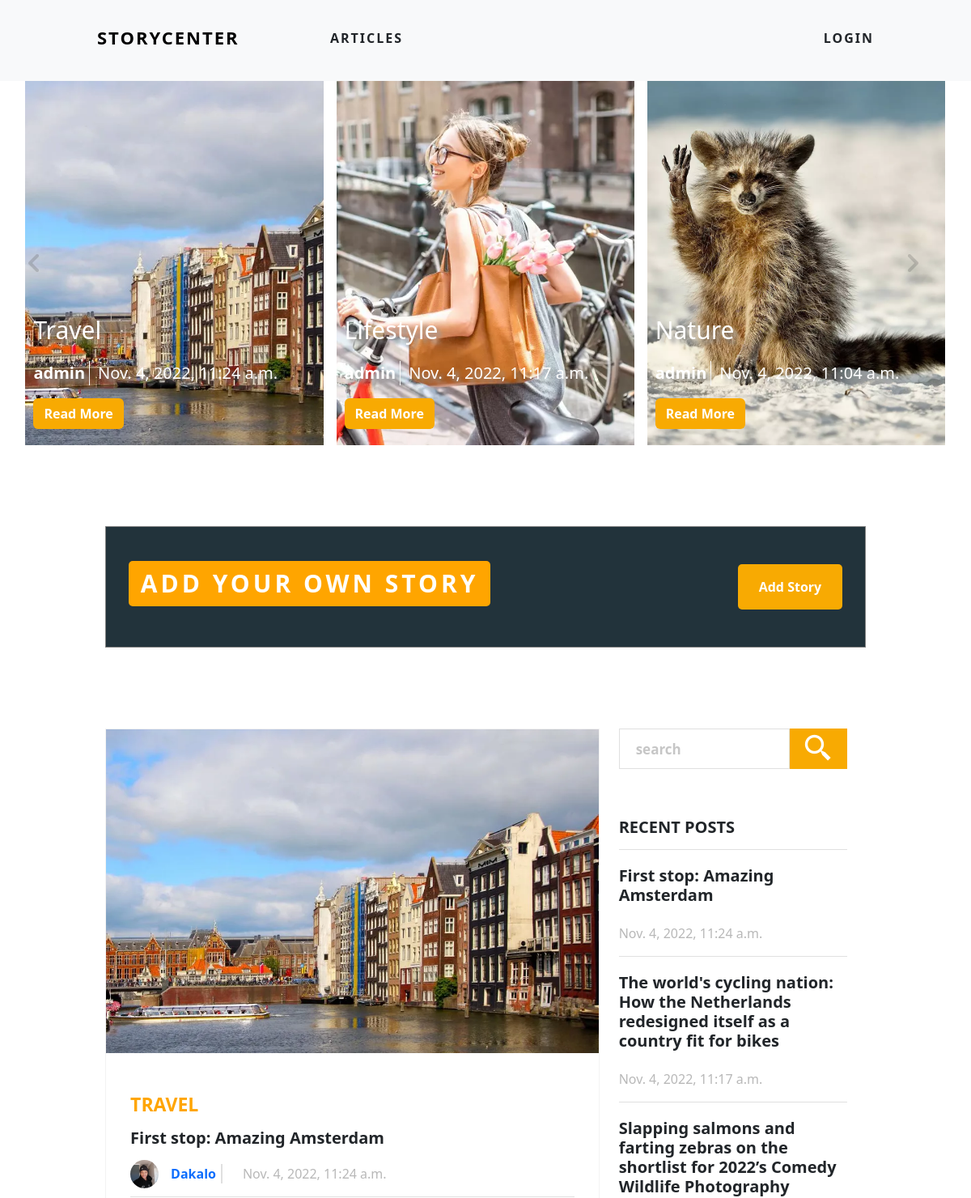
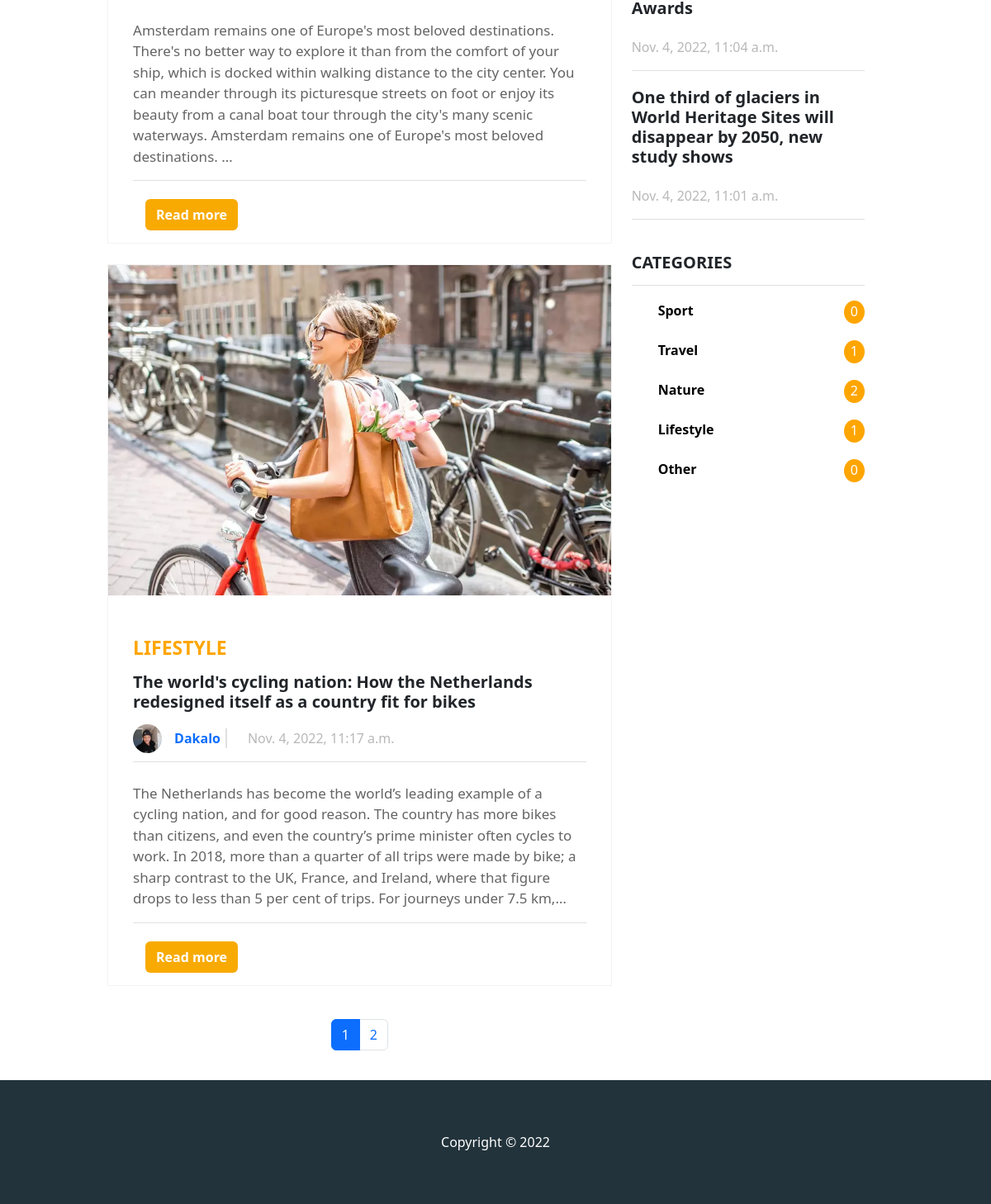
The page / on the database its author committed (2 pictures, top to bottom).
### articles/models.py (models this page shows, shortened)
class Article(models.Model):
    CATEGOTY = (
        ('Sport', 'Sport'),
        ('Nature', 'Nature'),
        ('Travel', 'Travel'),
        ('Lifestyle', 'Lifestyle'),
        ('Other', 'Other'),
    )
    category = models.CharField(max_length=255, blank=False, null=False,choices=CATEGOTY)
    author =  models.ForeignKey(User,blank=False, null=False ,on_delete=models.CASCADE)
    date_time= models.DateTimeField(default=datetime.datetime.now)
    topic = models.CharField(max_length=100, blank=False, null=False)
    intro = models.CharField(max_length=255, blank=False, null=False)
    story = models.TextField(blank=False, null=False)
    story_image = models.ImageField(null=False, blank=False, upload_to='images/')

### authors/models.py (models this page shows, shortened)
class Profile(models.Model):
    gender = (
        ("Male", "Male"),
        ("Female", "Female")
    )
    user = models.OneToOneField(User, null=False, blank=False, on_delete=models.CASCADE)
    gender = models.CharField(max_length=50, blank=False, null=True, choices=gender)
    bio = models.TextField(null=True, blank=True)
    profile_image = models.ImageField(null=True, blank=True, upload_to='images/')
    facebook_url = models.URLField(null=True, blank=True)
    twitter_url = models.URLField(null=True, blank=True)
    youtube_url = models.URLField(null=True, blank=True)
    web_url = models.URLField(null=True, blank=True)

### articles/views.py (the view)
# urls.py: 2. Add a URL to urlpatterns:  path('', views.home, name='home')
def home(request):
    article_list = Article.objects.all().order_by('-date_time')
    latest_stories_list = []
    for article in article_list:
        latest_stories_list.append(article)
        if len(latest_stories_list) >= 5:
           break
    paginator = Paginator(article_list, per_page= 2)
    page_number = request.GET.get('page',1)
    page_obj = paginator.get_page(page_number)
    count_data = get_article_count(Article)
    sport_count = count_data['sport_count']
    travel_count = count_data['travel_count']
    nature_count = count_data['nature_count']
    lifestyle_count = count_data['lifestyle_count']
    other_count = count_data['other_count']
    context = {
        'latest_stories_list': latest_stories_list,
        'page_number': int(page_number),
        'paginator': paginator,
        'article_list': page_obj.object_list,
        'sport_count': sport_count,
        'travel_count':travel_count,
        'nature_count': nature_count,
        'lifestyle_count': lifestyle_count,
        'other_count': other_count,
    }
    return render(request, 'articles/home.html', context)

### articles/utils.py (called while the page is built)
def get_article_count(artlicle):
    sport_articles_count = artlicle.objects.filter(category='Sport').count()
    travel_articles_count = artlicle.objects.filter(category='Travel').count()
    nature_articles_count = artlicle.objects.filter(category='Nature').count()
    lifestyle_articles_count = artlicle.objects.filter(category='Lifestyle').count()
    other_articles_count = artlicle.objects.filter(category='Other').count()
    return {
        'sport_count': sport_articles_count,
        'travel_count': travel_articles_count,
        'nature_count': nature_articles_count,
        'lifestyle_count': lifestyle_articles_count,
        'other_count': other_articles_count
    }

### articles/templates/articles/home.html (shortened to what this page needs)
{% extends 'articles/base.html' %}
{% load static %}
{% block content %}
     <div class=" wrapper ">
        <button class="prev-btn">
            <img src="{% static 'images/arrow.png' %}" alt="">
        </button>
        <button class="next-btn">
            <img src="{% static 'images/arrow.png' %}" alt="">
        </button>
        <div class="slider-container">
            {% for story in latest_stories_list %}
                    <div class=" story-card slide">
                        <img src="{{story.story_image.url}}" class="slide-image">
                        <div class="card-body">
                            <p class="category">{{story.category}}</p>
                            <div class="story-info">
                                <p class="story-author author-link"><a href="{% url 'profile' story.author.id %}">{{story.author.username}}</a></p>
                                <p class="story-date">{{story.date_time}}</p>
                            </div>
                            <a href="{% url 'article' story.id %}" class="btn btn-read-more">Read More</a>
                        </div>
                    </div>
            {% endfor %}
        </div>
    </div>
    <div class="bottom-section">
        <div class="action-bar">
            <h3>Add Your Own Story</h3>
            <a class=" btn btn-read-more add-story" href="{% url 'add_article' %}">Add Story</a>
        </div>
        <div class="article-section" id="article-section" >
            <div class="articles">
                <div class="closed">
                    {% for article in article_list %}
                        <div class="article">
                            <div class="article-image">
                                <img class="article-image-image" src="{{article.story_image.url}}" alt="">
                            </div>
                            <div class="article-content">
                                <div class="article-header-details">
                                    <h5 class="category">{{article.category}}</h5>
                                    <h5 class="title">{{article.topic}}</h5>
                                    <div class="admin-stuff">
                                        <div class="admin-identity">
                                            {% if article.author.profile.profile_image %}
                                                <div class="admin-identity-image">
                                                    <img class="article-profile-image" src="{{article.author.profile.profile_image.url}}" alt="">
                                                </div>
                                            {% else %}
                                                <div class="admin-identity-image">
                                                    <img class="article-profile-image" src="{% static 'images/default_avatar.jpg' %}" alt="">
                                                </div>
                                            {% endif %}
                                            <p class="author-name"><a class ="author-link" href="{% url 'profile' article.author.id %}">{{article.author.first_name}}</a></p>
                                        </div>
                                        <p class="time">{{article.date_time}}</p>
                                    </div>
                                </div>
                                <div class="story">
                                    <p>
                                        {{article.story|truncatechars:400}}
                                    </p>
                                </div>
                                <div class="article-footer">
                                    <a class="btn btn-read-more" href="{% url 'article' article.id %}">Read more</a>
                                </div>
                            </div>
                        </div>
                    {% endfor %}
                </div>
                {% if paginator.num_pages > 1 %}
                    <ul class="pagination">
                        {% for i in paginator.page_range %}
                            <li class="page-item {% if i == page_number %} active {% endif %}">
                                <a class="page-link" href="?page={{i}}">{{i}}</a>
                            </li>
                        {% endfor %}
                    </ul>
                {% endif %}
            </div>
            <div class="information-tab">
                <div class="form">
                    <form action="" method="POST">
                        <div class="form-group">
                            <input class="" type="text" placeholder="search">
                        <button class="btn-read-more btn-search" type="submit"><i class='bx bx-search-alt-2'></i></button>
                        </div>
                    </form>
                </div>
                <div class="recent-posts">
                    <h5>Recent Posts</h5>
                    {% for article in latest_stories_list %}
                        <div class="recent-post">
                            <h5>{{article.topic}}</h5>
                            <p>{{article.date_time}}</p>
                        </div>
                    {% endfor %}
                </div>
                <div class="categories">
                    <h5>Categories</h5>
                    <ul>
                        <li>
                            <a href="{% url 'filter_articles' 'sport' %}">Sport</a><span class="count">{{sport_count}}</span>
                        </li>
                        <li>
                            <a href="{% url 'filter_articles' 'travel' %}">Travel</a><span class="count">{{travel_count}}</span>
                        </li>
                        <li>
                            <a href="{% url 'filter_articles' 'nature' %}">Nature</a><span class="count">{{nature_count}}</span>
                        </li>
                        <li>
                            <a href="{% url 'filter_articles' 'lifestyle' %}">Lifestyle</a><span class="count">{{lifestyle_count}}</span>
                        </li>
                        <li>
                            <a href="{% url 'filter_articles' 'other' %}">Other</a><span class="count">{{other_count}}</span>
                        </li>
                    </ul>
                </div>
            </div>
        </div>
    </div>
{% endblock %}

### static/css/style.css (style rules this page uses)
body { margin: 0; padding: 0; position:relative; padding-bottom: 150px; background-color:white; height:100%; }
.count { background-color: orange!important; align-items: center; text-align: center; color: white; border-radius: 50%; padding: 1px 8px 3px 8px; }
.categories ul li { display: flex!important; justify-content: space-between!important; }
.action-bar h3 { text-transform: uppercase; font-weight: bold; letter-spacing: 4px; background-color: orange; padding: 10px 15px; border-radius: 5px;; }
.admin-identity { display: flex; align-items: center; }
.admin-identity-image { width: 35px; height: 35px; border-radius: 50%; margin-right: 15px; }
.author-name { padding: 0; margin: 0; padding-right: 10px; }
.time { padding: 0; margin: 0; margin-left: 10px; }
.article-profile-image { width: 100%; height: 100%; object-fit: cover; border-radius: 50%; }
.author-link { text-decoration: none; font-weight: bold; }

### rows shown on the page
Article: story_image (picture), category "Travel", author.username "admin", date_time "Nov. 4, 2022, 11:24 a.m.", category "TRAVEL", topic "First stop: Amazing Amsterdam", author.profile.profile_image (picture), author.first_name "Dakalo", story "Amsterdam remains one of Europe's most beloved destinations. There's no better way to explore it than from the comfort of your ship, which is docked within walking distance to the city center. You can meander through its picturesque streets on foot or enjoy its beauty from a canal boat tour through the city's many scenic waterways. Amsterdam remains one of Europe's most beloved destinations. …"
Article: story_image (picture), category "Lifestyle", author.username "admin", date_time "Nov. 4, 2022, 11:17 a.m.", category "LIFESTYLE", topic "The world's cycling nation: How the Netherlands redesigned itself as a country fit for bikes", author.profile.profile_image (picture), author.first_name "Dakalo", story "The Netherlands has become the world’s leading example of a cycling nation, and for good reason. The country has more bikes than citizens, and even the country’s prime minister often cycles to work. In 2018, more than a quarter of all trips were made by bike; a sharp contrast to the UK, France, and Ireland, where that figure drops to less than 5 per cent of trips. For journeys under 7.5 km,…"
Article: story_image (picture), category "Nature", author.username "admin", date_time "Nov. 4, 2022, 11:04 a.m.", topic "Slapping salmons and farting zebras on the shortlist for 2022’s Comedy Wildlife Photography Awards"
Article: topic "One third of glaciers in World Heritage Sites will disappear by 2050, new study shows", date_time "Nov. 4, 2022, 11:01 a.m."

### other values the page prints
{{ i }} "1" "2"
{{ sport_count }} "0"
{{ travel_count }} "1"
{{ nature_count }} "2"
{{ lifestyle_count }} "1"
{{ other_count }} "0"
